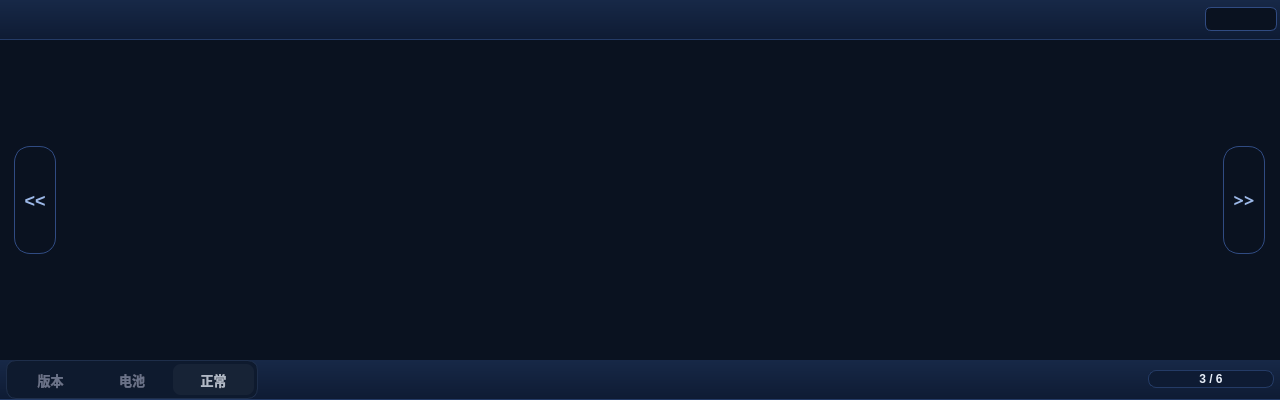
<?xml version="1.0" encoding="UTF-8"?>
<ui version="4.0">
 <class>channelpage</class>
 <widget class="QWidget" name="channelpage">
  <property name="geometry">
   <rect>
    <x>0</x>
    <y>0</y>
    <width>1280</width>
    <height>400</height>
   </rect>
  </property>
  <property name="minimumSize">
   <size>
    <width>1280</width>
    <height>400</height>
   </size>
  </property>
  <property name="maximumSize">
   <size>
    <width>1280</width>
    <height>400</height>
   </size>
  </property>
  <property name="font">
   <font>
    <family>WenQuanYi Micro Hei</family>
   </font>
  </property>
  <property name="cursor">
   <cursorShape>BlankCursor</cursorShape>
  </property>
  <property name="contextMenuPolicy">
   <enum>Qt::NoContextMenu</enum>
  </property>
  <property name="windowTitle">
   <string>channel</string>
  </property>
  <property name="windowIcon">
   <iconset resource="../../resources/master.qrc">
    <normaloff>:/web/icon/leacesyicon.png</normaloff>:/web/icon/leacesyicon.png</iconset>
  </property>
  <property name="styleSheet">
   <string notr="true">*{
	font-family: &quot;WenQuanYi Micro Hei&quot;;
	background-color: #0A1220;
	border: none;
}

#logo_label{background: transparent;}

#topnaviga_frame,#botnaviga_frame{
	background: qlineargradient(x1:0,y1:0,x2:0,y2:1,stop:0 #172847,stop:1 #0E1B33);
    border-bottom: 1px solid #243B66;
}

QPushButton{
    background: qlineargradient(x1:0, y1:0, x2:0, y2:1,
                stop:0 #1A2D50, stop:1 #142442);
    border: 1px solid #304b82;
    border-radius: 6px;
    color: #9CB8E8;
    font-size: 13px;
    font-weight: bold;
    padding: 4px 9px;
}
QPushButton:hover,QPushButton:checked{
    background: qlineargradient(x1:0, y1:0, x2:0, y2:1,
                stop:0 #243c69, stop:1 #1c325b);
    border-color: #4269ad;
    color: #E6EDF7;
}
QPushButton:pressed{
    background: #195c3c;
    border-color: #37b677;
    color: #ffffff;
}
QPushButton:disabled{
    background: #111928;
    border: 1px solid #202b40;
    color: #445470;
}
#next_pushButton,#pre_pushButton{
    border-radius:16px;
    font-size:18px;
}
#mode_frame{
	background-color: #0E1A2E;
	border: 1px solid #1E2E4A;
	border-radius: 10px;
	padding: 3px;
}
#mode_frame QPushButton {
	background-color: transparent; 
    border: none;
    border-radius: 8px;  
    color: #6A7288; 
    font-size: 13px;
    font-weight: bold;
    padding: 4px 9px;
}
#mode_frame QPushButton:checked{
    color: #B0B8C5;
    background-color: rgba(255, 255, 255, 0.04);
}

QProgressBar {
    background-color: #0E1B33;
    border: 1px solid #243B66;
    border-radius: 8px;
    text-align: center;
    color: #E6EDF7;
    font-size: 12px;
    font-weight: bold;
    min-height: 16px;
    max-height: 16px;
}
QProgressBar::chunk {
    border-radius: 7px;
    background: qlineargradient(x1:0, y1:0, x2:1, y2:0,
                stop:0 #2f7de0, stop:1 #34b979);
}
</string>
  </property>
  <property name="locale">
   <locale language="Chinese" country="China"/>
  </property>
  <layout class="QGridLayout" name="gridLayout" rowstretch="1,8,1" columnstretch="1,16,1">
   <property name="leftMargin">
    <number>0</number>
   </property>
   <property name="topMargin">
    <number>0</number>
   </property>
   <property name="rightMargin">
    <number>0</number>
   </property>
   <property name="bottomMargin">
    <number>0</number>
   </property>
   <property name="spacing">
    <number>0</number>
   </property>
   <item row="0" column="0" colspan="3">
    <widget class="QFrame" name="topnaviga_frame">
     <property name="font">
      <font>
       <family>WenQuanYi Micro Hei</family>
      </font>
     </property>
     <property name="cursor">
      <cursorShape>BlankCursor</cursorShape>
     </property>
     <property name="contextMenuPolicy">
      <enum>Qt::NoContextMenu</enum>
     </property>
     <property name="styleSheet">
      <string notr="true"/>
     </property>
     <property name="frameShape">
      <enum>QFrame::NoFrame</enum>
     </property>
     <property name="frameShadow">
      <enum>QFrame::Plain</enum>
     </property>
     <property name="lineWidth">
      <number>0</number>
     </property>
     <layout class="QHBoxLayout" name="horizontalLayout" stretch="1,18,2">
      <property name="spacing">
       <number>9</number>
      </property>
      <property name="leftMargin">
       <number>3</number>
      </property>
      <property name="topMargin">
       <number>3</number>
      </property>
      <property name="rightMargin">
       <number>3</number>
      </property>
      <property name="bottomMargin">
       <number>3</number>
      </property>
      <item>
       <widget class="QLabel" name="logo_label">
        <property name="sizePolicy">
         <sizepolicy hsizetype="Preferred" vsizetype="Preferred">
          <horstretch>0</horstretch>
          <verstretch>0</verstretch>
         </sizepolicy>
        </property>
        <property name="maximumSize">
         <size>
          <width>133</width>
          <height>32</height>
         </size>
        </property>
        <property name="font">
         <font>
          <family>WenQuanYi Micro Hei</family>
         </font>
        </property>
        <property name="cursor">
         <cursorShape>BlankCursor</cursorShape>
        </property>
        <property name="contextMenuPolicy">
         <enum>Qt::NoContextMenu</enum>
        </property>
        <property name="styleSheet">
         <string notr="true"/>
        </property>
        <property name="lineWidth">
         <number>0</number>
        </property>
        <property name="text">
         <string/>
        </property>
        <property name="pixmap">
         <pixmap resource="../../resources/master.qrc">:/web/icon/leacesyicon.png</pixmap>
        </property>
        <property name="scaledContents">
         <bool>true</bool>
        </property>
        <property name="alignment">
         <set>Qt::AlignCenter</set>
        </property>
       </widget>
      </item>
      <item>
       <spacer name="horizontalSpacer">
        <property name="orientation">
         <enum>Qt::Horizontal</enum>
        </property>
        <property name="sizeHint" stdset="0">
         <size>
          <width>1061</width>
          <height>20</height>
         </size>
        </property>
       </spacer>
      </item>
      <item>
       <widget class="QPushButton" name="set_pushButton">
        <property name="sizePolicy">
         <sizepolicy hsizetype="Preferred" vsizetype="Preferred">
          <horstretch>0</horstretch>
          <verstretch>0</verstretch>
         </sizepolicy>
        </property>
        <property name="maximumSize">
         <size>
          <width>72</width>
          <height>24</height>
         </size>
        </property>
        <property name="font">
         <font>
          <family>WenQuanYi Micro Hei</family>
          <pointsize>-1</pointsize>
          <weight>75</weight>
          <bold>true</bold>
         </font>
        </property>
        <property name="cursor">
         <cursorShape>BlankCursor</cursorShape>
        </property>
        <property name="focusPolicy">
         <enum>Qt::NoFocus</enum>
        </property>
        <property name="contextMenuPolicy">
         <enum>Qt::NoContextMenu</enum>
        </property>
        <property name="styleSheet">
         <string notr="true"/>
        </property>
        <property name="text">
         <string/>
        </property>
        <property name="icon">
         <iconset resource="../../resources/master.qrc">
          <normaloff>:/web/icon/settings.png</normaloff>:/web/icon/settings.png</iconset>
        </property>
        <property name="iconSize">
         <size>
          <width>18</width>
          <height>18</height>
         </size>
        </property>
       </widget>
      </item>
     </layout>
    </widget>
   </item>
   <item row="1" column="0">
    <widget class="QFrame" name="left_frame">
     <property name="font">
      <font>
       <family>WenQuanYi Micro Hei</family>
      </font>
     </property>
     <property name="cursor">
      <cursorShape>BlankCursor</cursorShape>
     </property>
     <property name="contextMenuPolicy">
      <enum>Qt::NoContextMenu</enum>
     </property>
     <property name="layoutDirection">
      <enum>Qt::LeftToRight</enum>
     </property>
     <property name="styleSheet">
      <string notr="true"/>
     </property>
     <property name="frameShape">
      <enum>QFrame::NoFrame</enum>
     </property>
     <property name="frameShadow">
      <enum>QFrame::Plain</enum>
     </property>
     <property name="lineWidth">
      <number>0</number>
     </property>
     <layout class="QHBoxLayout" name="horizontalLayout_2">
      <item>
       <widget class="QPushButton" name="pre_pushButton">
        <property name="enabled">
         <bool>true</bool>
        </property>
        <property name="sizePolicy">
         <sizepolicy hsizetype="Preferred" vsizetype="Preferred">
          <horstretch>0</horstretch>
          <verstretch>0</verstretch>
         </sizepolicy>
        </property>
        <property name="minimumSize">
         <size>
          <width>42</width>
          <height>80</height>
         </size>
        </property>
        <property name="maximumSize">
         <size>
          <width>36</width>
          <height>108</height>
         </size>
        </property>
        <property name="cursor">
         <cursorShape>BlankCursor</cursorShape>
        </property>
        <property name="focusPolicy">
         <enum>Qt::NoFocus</enum>
        </property>
        <property name="contextMenuPolicy">
         <enum>Qt::NoContextMenu</enum>
        </property>
        <property name="layoutDirection">
         <enum>Qt::LeftToRight</enum>
        </property>
        <property name="styleSheet">
         <string notr="true"/>
        </property>
        <property name="text">
         <string>&lt;&lt;</string>
        </property>
        <property name="flat">
         <bool>false</bool>
        </property>
       </widget>
      </item>
     </layout>
    </widget>
   </item>
   <item row="1" column="2">
    <widget class="QFrame" name="right_frame">
     <property name="font">
      <font>
       <family>WenQuanYi Micro Hei</family>
      </font>
     </property>
     <property name="cursor">
      <cursorShape>BlankCursor</cursorShape>
     </property>
     <property name="contextMenuPolicy">
      <enum>Qt::NoContextMenu</enum>
     </property>
     <property name="frameShape">
      <enum>QFrame::NoFrame</enum>
     </property>
     <property name="frameShadow">
      <enum>QFrame::Plain</enum>
     </property>
     <property name="lineWidth">
      <number>0</number>
     </property>
     <layout class="QHBoxLayout" name="horizontalLayout_3">
      <item>
       <widget class="QPushButton" name="next_pushButton">
        <property name="sizePolicy">
         <sizepolicy hsizetype="Preferred" vsizetype="Preferred">
          <horstretch>0</horstretch>
          <verstretch>0</verstretch>
         </sizepolicy>
        </property>
        <property name="minimumSize">
         <size>
          <width>42</width>
          <height>80</height>
         </size>
        </property>
        <property name="maximumSize">
         <size>
          <width>36</width>
          <height>108</height>
         </size>
        </property>
        <property name="font">
         <font>
          <family>WenQuanYi Micro Hei</family>
          <pointsize>-1</pointsize>
          <weight>75</weight>
          <bold>true</bold>
         </font>
        </property>
        <property name="cursor">
         <cursorShape>BlankCursor</cursorShape>
        </property>
        <property name="focusPolicy">
         <enum>Qt::NoFocus</enum>
        </property>
        <property name="contextMenuPolicy">
         <enum>Qt::NoContextMenu</enum>
        </property>
        <property name="styleSheet">
         <string notr="true"/>
        </property>
        <property name="text">
         <string>&gt;&gt;</string>
        </property>
       </widget>
      </item>
     </layout>
    </widget>
   </item>
   <item row="1" column="1">
    <widget class="QStackedWidget" name="ch_stackedWidget">
     <property name="font">
      <font>
       <family>WenQuanYi Micro Hei</family>
      </font>
     </property>
     <property name="cursor">
      <cursorShape>BlankCursor</cursorShape>
     </property>
     <property name="contextMenuPolicy">
      <enum>Qt::NoContextMenu</enum>
     </property>
     <property name="lineWidth">
      <number>0</number>
     </property>
    </widget>
   </item>
   <item row="2" column="0" colspan="3">
    <widget class="QFrame" name="botnaviga_frame">
     <property name="font">
      <font>
       <family>WenQuanYi Micro Hei</family>
      </font>
     </property>
     <property name="cursor">
      <cursorShape>BlankCursor</cursorShape>
     </property>
     <property name="contextMenuPolicy">
      <enum>Qt::NoContextMenu</enum>
     </property>
     <property name="styleSheet">
      <string notr="true"/>
     </property>
     <property name="frameShape">
      <enum>QFrame::NoFrame</enum>
     </property>
     <property name="frameShadow">
      <enum>QFrame::Plain</enum>
     </property>
     <property name="lineWidth">
      <number>0</number>
     </property>
     <layout class="QHBoxLayout" name="horizontalLayout_4" stretch="2,7,1">
      <property name="leftMargin">
       <number>6</number>
      </property>
      <property name="topMargin">
       <number>0</number>
      </property>
      <property name="rightMargin">
       <number>6</number>
      </property>
      <property name="bottomMargin">
       <number>0</number>
      </property>
      <item>
       <widget class="QFrame" name="mode_frame">
        <property name="cursor">
         <cursorShape>BlankCursor</cursorShape>
        </property>
        <property name="contextMenuPolicy">
         <enum>Qt::NoContextMenu</enum>
        </property>
        <property name="frameShape">
         <enum>QFrame::NoFrame</enum>
        </property>
        <property name="frameShadow">
         <enum>QFrame::Plain</enum>
        </property>
        <property name="lineWidth">
         <number>0</number>
        </property>
        <layout class="QHBoxLayout" name="horizontalLayout_5">
         <property name="spacing">
          <number>0</number>
         </property>
         <property name="leftMargin">
          <number>0</number>
         </property>
         <property name="topMargin">
          <number>0</number>
         </property>
         <property name="rightMargin">
          <number>0</number>
         </property>
         <property name="bottomMargin">
          <number>0</number>
         </property>
         <item>
          <widget class="QPushButton" name="ver_pushButton">
           <property name="sizePolicy">
            <sizepolicy hsizetype="Preferred" vsizetype="Preferred">
             <horstretch>0</horstretch>
             <verstretch>0</verstretch>
            </sizepolicy>
           </property>
           <property name="cursor">
            <cursorShape>BlankCursor</cursorShape>
           </property>
           <property name="focusPolicy">
            <enum>Qt::NoFocus</enum>
           </property>
           <property name="contextMenuPolicy">
            <enum>Qt::NoContextMenu</enum>
           </property>
           <property name="text">
            <string>版本</string>
           </property>
           <property name="checkable">
            <bool>true</bool>
           </property>
           <property name="checked">
            <bool>false</bool>
           </property>
           <attribute name="buttonGroup">
            <string notr="true">buttonGroup</string>
           </attribute>
          </widget>
         </item>
         <item>
          <widget class="QPushButton" name="batt_pushButton">
           <property name="sizePolicy">
            <sizepolicy hsizetype="Preferred" vsizetype="Preferred">
             <horstretch>0</horstretch>
             <verstretch>0</verstretch>
            </sizepolicy>
           </property>
           <property name="cursor">
            <cursorShape>BlankCursor</cursorShape>
           </property>
           <property name="focusPolicy">
            <enum>Qt::NoFocus</enum>
           </property>
           <property name="contextMenuPolicy">
            <enum>Qt::NoContextMenu</enum>
           </property>
           <property name="text">
            <string>电池</string>
           </property>
           <property name="iconSize">
            <size>
             <width>18</width>
             <height>18</height>
            </size>
           </property>
           <property name="checkable">
            <bool>true</bool>
           </property>
           <property name="checked">
            <bool>false</bool>
           </property>
           <attribute name="buttonGroup">
            <string notr="true">buttonGroup</string>
           </attribute>
          </widget>
         </item>
         <item>
          <widget class="QPushButton" name="dig_pushButton">
           <property name="sizePolicy">
            <sizepolicy hsizetype="Preferred" vsizetype="Preferred">
             <horstretch>0</horstretch>
             <verstretch>0</verstretch>
            </sizepolicy>
           </property>
           <property name="cursor">
            <cursorShape>BlankCursor</cursorShape>
           </property>
           <property name="focusPolicy">
            <enum>Qt::NoFocus</enum>
           </property>
           <property name="contextMenuPolicy">
            <enum>Qt::NoContextMenu</enum>
           </property>
           <property name="text">
            <string>正常</string>
           </property>
           <property name="checkable">
            <bool>true</bool>
           </property>
           <property name="checked">
            <bool>true</bool>
           </property>
           <attribute name="buttonGroup">
            <string notr="true">buttonGroup</string>
           </attribute>
          </widget>
         </item>
        </layout>
       </widget>
      </item>
      <item>
       <spacer name="horizontalSpacer_2">
        <property name="orientation">
         <enum>Qt::Horizontal</enum>
        </property>
        <property name="sizeHint" stdset="0">
         <size>
          <width>875</width>
          <height>20</height>
         </size>
        </property>
       </spacer>
      </item>
      <item>
       <widget class="QProgressBar" name="progressBar">
        <property name="cursor">
         <cursorShape>BlankCursor</cursorShape>
        </property>
        <property name="contextMenuPolicy">
         <enum>Qt::NoContextMenu</enum>
        </property>
        <property name="styleSheet">
         <string notr="true"/>
        </property>
        <property name="maximum">
         <number>6</number>
        </property>
        <property name="value">
         <number>3</number>
        </property>
        <property name="alignment">
         <set>Qt::AlignCenter</set>
        </property>
        <property name="format">
         <string>%v / %m</string>
        </property>
       </widget>
      </item>
     </layout>
    </widget>
   </item>
  </layout>
 </widget>
 <resources>
  <include location="../../resources/master.qrc"/>
 </resources>
 <connections/>
 <buttongroups>
  <buttongroup name="buttonGroup"/>
 </buttongroups>
</ui>
